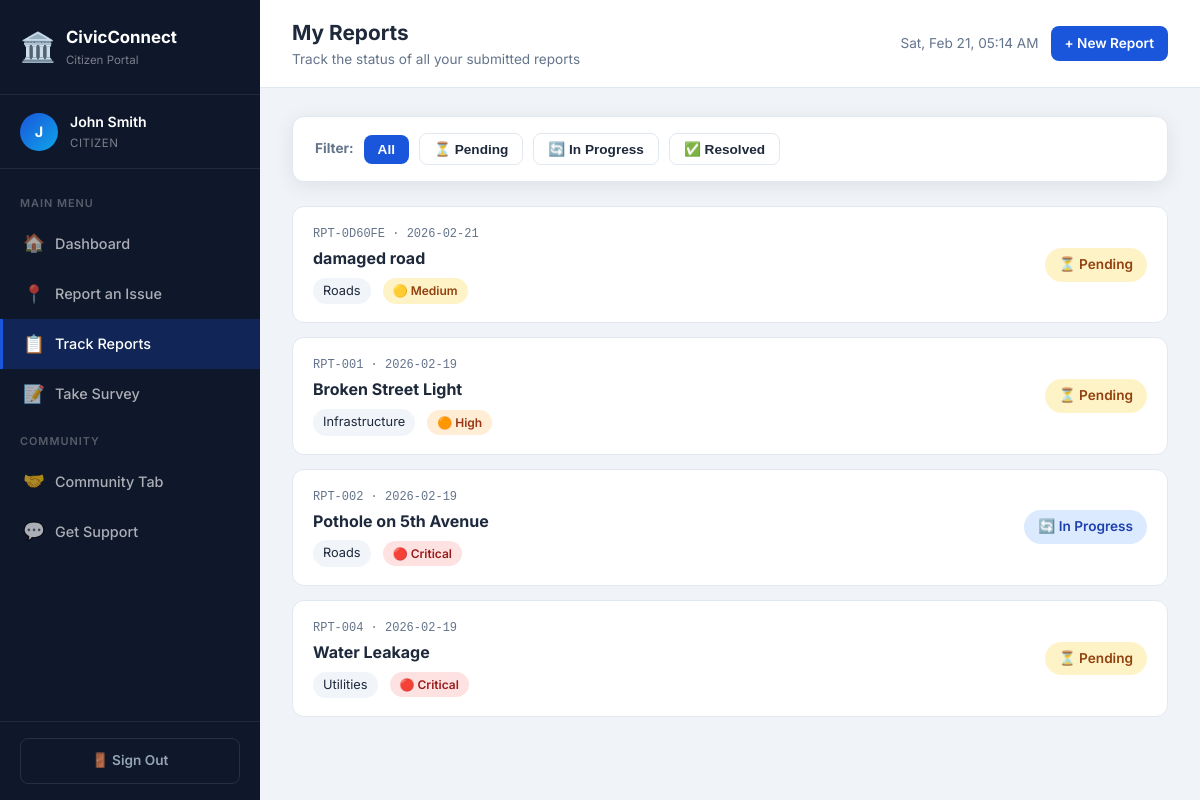
The page /citizen/track (signed in) on the database its author committed.
### tables this page shows
CREATE TABLE reports (
            id INTEGER PRIMARY KEY AUTOINCREMENT,
            report_id TEXT UNIQUE NOT NULL,
            user_id INTEGER NOT NULL,
            title TEXT NOT NULL,
            category TEXT NOT NULL,
            description TEXT NOT NULL,
            location_address TEXT,
            latitude REAL,
            longitude REAL,
            image_path TEXT,
            status TEXT DEFAULT 'Pending',
            severity TEXT DEFAULT 'Medium',
            admin_notes TEXT,
            label TEXT,
            created_at TIMESTAMP DEFAULT CURRENT_TIMESTAMP,
            updated_at TIMESTAMP DEFAULT CURRENT_TIMESTAMP, image_hash TEXT, source TEXT DEFAULT 'citizen', satellite_confirmed INTEGER DEFAULT 0, satellite_scan_id INTEGER,
            FOREIGN KEY (user_id) REFERENCES users(id)
        );

### app.py (the view)
@app.route('/citizen/track')
@citizen_required
def track_reports():
    db = get_db()
    reports = db.execute('SELECT * FROM reports WHERE user_id=? ORDER BY created_at DESC',
                         (session['user_id'],)).fetchall()
    db.close()
    return render_template('citizen/track_reports.html', reports=reports)

### app.py (called while the page is built)
def get_db():
    db = sqlite3.connect('civic_connect.db')
    db.row_factory = sqlite3.Row
    return db

def citizen_required(f):
    @wraps(f)
    def decorated(*args, **kwargs):
        if 'user_id' not in session or session.get('role') != 'citizen':
            return redirect(url_for('login'))
        return f(*args, **kwargs)
    return decorated

### templates/citizen/track_reports.html (shortened to what this page needs)
{% extends "citizen/base_citizen.html" %}
{% block page_title %}My Reports{% endblock %}
{% block page_sub %}Track the status of all your submitted reports{% endblock %}
{% block content %}
<div class="card mb-6">
  <div class="card-body" style="padding:16px 22px">
    <div style="display:flex;gap:10px;flex-wrap:wrap;align-items:center">
      <span class="text-sm fw-700" style="color:#64748b">Filter:</span>
      <button class="btn btn-sm btn-primary filter-btn" onclick="filterReports('all',this)">All</button>
      <button class="btn btn-sm btn-outline filter-btn" onclick="filterReports('Pending',this)">⏳ Pending</button>
      <button class="btn btn-sm btn-outline filter-btn" onclick="filterReports('In Progress',this)">🔄 In Progress</button>
      <button class="btn btn-sm btn-outline filter-btn" onclick="filterReports('Resolved',this)">✅ Resolved</button>
    </div>
  </div>
</div>
{% if reports %}
<div id="reportsList">
  {% for r in reports %}
  <div class="report-card" data-status="{{ r['status'] }}" onclick="toggleDetail('d{{ r['id'] }}')">
    <div>
      <div class="rc-id">{{ r['report_id'] }} · {{ r['created_at'][:10] }}</div>
      <div class="rc-title">{{ r['title'] }}</div>
      <div class="rc-meta">
        <span class="rc-cat">{{ r['category'] }}</span>
        {% set sev=r['severity'] %}<span class="badge badge-{{ sev.lower() }}">{% if sev=='Critical' %}🔴{% elif sev=='High' %}🟠{% elif sev=='Medium' %}🟡{% else %}🟢{% endif %} {{ sev }}</span>
      </div>
    </div>
    <div class="rc-right">
      {% set st=r['status'] %}<span class="badge badge-{{ 'progress' if st=='In Progress' else st.lower() }}" style="font-size:.85rem;padding:6px 14px">{% if st=='Pending' %}⏳{% elif st=='In Progress' %}🔄{% elif st=='Resolved' %}✅{% else %}❌{% endif %} {{ st }}</span>
    </div>
  </div>
  {% endfor %}
</div>
{% endif %}
{% endblock %}

### templates/citizen/base_citizen.html (shortened to what this page needs)
<!DOCTYPE html>
<html lang="en">
<head>
  <link rel="stylesheet" href="{{ url_for('static', filename='css/style.css') }}">
</head>
<body>
<div class="app-layout">
  <aside class="sidebar">
    <a href="{{ url_for('citizen_dashboard') }}" class="sidebar-brand">
      <span class="brand-icon">🏛️</span>
      <div><div class="brand-text">CivicConnect</div><div class="brand-sub">Citizen Portal</div></div>
    </a>
    <div class="sidebar-user">
      <div class="user-avatar">{{ session.full_name[0].upper() if session.full_name else 'C' }}</div>
      <div>
        <div class="user-name">{{ session.full_name or session.username }}</div>
        <div class="user-role">Citizen</div>
      </div>
    </div>
    <nav class="sidebar-nav">
      <div class="nav-section-title">Main Menu</div>
      <a href="{{ url_for('citizen_dashboard') }}" class="nav-item {% if request.endpoint == 'citizen_dashboard' %}active{% endif %}"><span class="nav-icon">🏠</span> Dashboard</a>
      <a href="{{ url_for('report_issue') }}" class="nav-item {% if request.endpoint == 'report_issue' %}active{% endif %}"><span class="nav-icon">📍</span> Report an Issue</a>
      <a href="{{ url_for('track_reports') }}" class="nav-item {% if request.endpoint == 'track_reports' %}active{% endif %}"><span class="nav-icon">📋</span> Track Reports</a>
      <a href="{{ url_for('survey') }}" class="nav-item {% if request.endpoint == 'survey' %}active{% endif %}"><span class="nav-icon">📝</span> Take Survey</a>
      <div class="nav-section-title">Community</div>
      <a href="{{ url_for('community') }}" class="nav-item {% if request.endpoint == 'community' %}active{% endif %}"><span class="nav-icon">🤝</span> Community Tab</a>
      <a href="{{ url_for('get_support') }}" class="nav-item {% if request.endpoint == 'get_support' %}active{% endif %}"><span class="nav-icon">💬</span> Get Support</a>
    </nav>
    <div class="sidebar-footer">
      <a href="{{ url_for('logout') }}" class="btn btn-outline btn-full" style="color:#94a3b8;border-color:rgba(255,255,255,.1);font-size:.85rem">🚪 Sign Out</a>
    </div>
  </aside>
  <div class="main-content">
    <div class="topbar">
      <div class="topbar-title">
        <h1>{% block page_title %}Dashboard{% endblock %}</h1>
        <p>{% block page_sub %}Welcome back, {{ session.full_name }}{% endblock %}</p>
      </div>
      <div class="topbar-actions">
        <span class="topbar-time" id="live-clock"></span>
        <a href="{{ url_for('report_issue') }}" class="btn btn-primary btn-sm">+ New Report</a>
      </div>
    </div>
    <div class="page-body">
      {% block content %}{% endblock %}
    </div>
  </div>
</div>
</body>
</html>

### rows shown on the page
reports: report_id "RPT-0D60FE", created_at "2026-02-21", title "damaged road", category "Roads", severity "Medium", status "Pending"
reports: report_id "RPT-001", created_at "2026-02-19", title "Broken Street Light", category "Infrastructure", severity "High", status "Pending"
reports: report_id "RPT-002", created_at "2026-02-19", title "Pothole on 5th Avenue", category "Roads", severity "Critical", status "In Progress"
reports: report_id "RPT-004", created_at "2026-02-19", title "Water Leakage", category "Utilities", severity "Critical", status "Pending"

### other values the page prints
{{ session.full_name[0].upper() if session.full_name else 'C' }} "J"
{{ session.full_name or session.username }} "John Smith"
